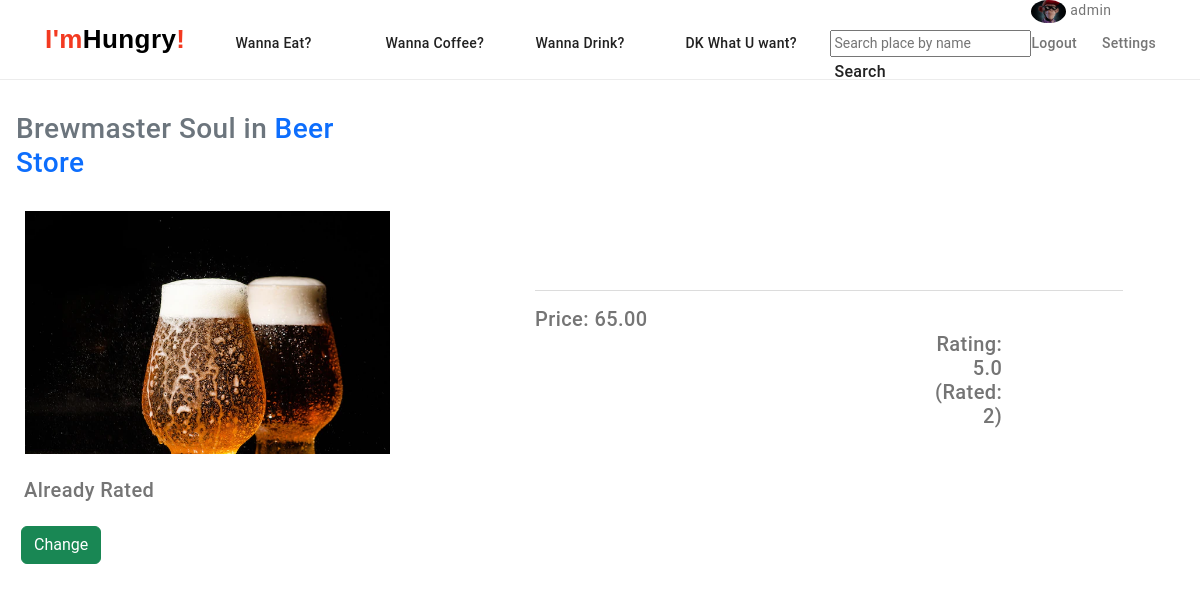
/hungry/good/7/ (signed in), run on the app's committed database.
### hungry/models.py (models this page shows, shortened)
class UserAddon(models.Model):
    user = models.OneToOneField(User, on_delete=models.CASCADE, related_name='addon')
    avatar = models.ImageField(upload_to='avatars/', null=True, blank=True)
    address = map_fields.AddressField(max_length=200, null=True, blank=True)

class Good(models.Model):
    cls = models.CharField(max_length=128)
    name = models.CharField(max_length=256)
    picture = models.ImageField(upload_to='pics/')
    place = models.ForeignKey(Place, on_delete=models.CASCADE, related_name='goods')
    price = models.FloatField()
    rating = models.FloatField(default=0, null=True, blank=True)
    description = models.FileField(upload_to='desc/', null=True, blank=True)
    rated_by = models.ManyToManyField(User, related_name='rated', blank=True)
    def __str__(self):
        return f'{self.place.name}: {self.cls} - {self.name}'
    def rating(self):
        ratings = self.ratings.all()
        if ratings:
            return sum(r.amount for r in ratings) / len(ratings)
        return 0.0

class Place(models.Model):
    name = models.CharField(max_length=128)
    address = map_fields.AddressField(max_length=200)
    geolocation = map_fields.GeoLocationField(max_length=100, null=True, blank=True)
    place_photo = models.ImageField(upload_to='placephoto/')
    manager = models.ForeignKey(User, on_delete=models.SET_NULL, related_name='managed', null=True, blank=True)
    category = models.ForeignKey(Category, on_delete=models.SET_NULL, related_name='places', null=True, blank=True)
    visitors = models.ManyToManyField(User, related_name='visited', blank=True)

class Rate(models.Model):
    amount = models.IntegerField(null=True, blank=True)
    good = models.ForeignKey(Good, on_delete=models.CASCADE, related_name='ratings')
    user = models.ForeignKey(User, on_delete=models.CASCADE, related_name='ratings', null=True, blank=True)

### hungry/views.py (the view)
# urls.py: path('good/<int:pk>/', views.GoodDetailView.as_view(), name='good-detail'),
class GoodDetailView(DetailView):
    model = Good

### hungry/cors.py (called while the page is built)
    def __call__(self, request):
        response = self.get_response(request)
        response['Access-Control-Allow-Origin'] = '*'
        response['Access-Control-Allow-Headers'] = '*'
        return response

### hungry/templates/hungry/good_detail.html (shortened to what this page needs)
{% extends 'hungry/base.html' %}
{% load static %}
    {% block content %}
    <section class="main-section">
        <div class="row justify-content-start my-3">
                <h3 class="text-secondary m-3 col-4">{{ object.name }} in <a class="link" href="{% url 'hungry:place-detail' object.place.id %}">{{ object.place.name }}</a></h3>
        </div>
        <div class="row">
            <div class="col-5" style="margin-left:25px;"><img src="{{ object.picture.url }}" class="w-75"></div>
            <div class="col-6">
             <br><br><br>
                <hr>
                <div class="col-9"><h5 class="text-start" style="display:inline-block;">Price: {{ object.price|floatformat:2 }}</h5><h5 class="text-end" style="display:inline-block; margin-left: 400px;">Rating: {{ object.rating|floatformat:1 }} (Rated: {{object.rated_by.all|length}})</h5></div>
                </div>
            </div>
{% if user.is_authenticated %}
{% if user in object.rated_by.all %}
<div class="row">
    <div class="col-5">
        <h5 class="m-4">Already Rated</h5>
        <form action="{% url 'hungry:rate-good' good.id %}" method="POST" class="form-check">
            <input type="submit" value="Change" class="btn btn-success">
        </form>
    </div>
</div>
            {% endif %}
            {% endif %}
    </section>
    {% endblock %}

### hungry/templates/hungry/base.html (shortened to what this page needs)
<!DOCTYPE html>
{% load static %}
<html lang="en">
  <head>
    <link
      href="https://cdn.jsdelivr.net/npm/bootstrap@5.2.2/dist/css/bootstrap.min.css"
      rel="stylesheet"
    />
    <link rel="stylesheet" href="{% static 'hungry/css/style.css' %}" />
  </head>
  <body>
    <header class="site-header">
      <div class="container header-container">
        <nav class="site-nav">
          <a href="{% url 'hungry:index' %}" lang="en" class="logo"
            ><span>I'm</span>Hungry<span>!</span></a
          >
          <ul class="list header-list">
            <li class="item">
              <a href="{% url 'hungry:category-detail' 2 %}" class="link"
                >Wanna Eat?</a
              >
            </li>
            <li class="item">
              <a href="{% url 'hungry:category-detail' 1 %}" class="link"
                >Wanna Coffee?</a
              >
            </li>
            <li class="item">
              <a href="{% url 'hungry:category-detail' 3 %}" class="link"
                >Wanna Drink?</a
              >
            </li>
            <li class="item">
              <form action="{% url 'hungry:goods-filter' %}" method="post">
                <input
                  type="submit"
                  class="link"
                  value="DK What U want?"
                /><input type="hidden" name="random" value="random" />
              </form>
            </li>
          </ul>
          <form
            action="{% url 'hungry:goods-filter' %}"
            method="post"
            class="search_form"
          >
            <input
              type="text"
              name="match"
              placeholder="Search place by name"
            />
            <input
              type="submit"
              class="link search-btn btn h-100 px-1"
              value="Search"
            />
          </form>
        </nav>
        {% if user.is_authenticated %}
        <ul class="list contact-list">
          <div class="container-user">
            {% if user.addon.avatar %}
            <img
              src="{{ user.addon.avatar.url }}"
              class="img-fluid rounded-circle"
              width="35"
            />
            {% endif %}
            <th>{{ user }}</th>
          </div>
          <li class="item">
            <a href="{% url 'hungry:logout-user' %}" class="link contact"
              >Logout</a
            >
          </li>
          <li class="item">
            <a href="{% url 'hungry:user-settings' %}" class="link contact"
              >Settings</a
            >
          </li>
        </ul>
        {% endif %}
      </div>
    </header>
    {% block content %}{% endblock %}
  </body>
</html>

### hungry/static/hungry/css/style.css (style rules this page uses)
:root { --primary-text-color: #757575; --secondary-text-color: #212121; --accent-color: #f33a21; --primary-white-color: #ffffff; --primary-black-color: #000000; --footer-background-color: #2f303a; --footer-address-color: rgba(255, 255, 255, 0.6); --filter-background-color: #f5f4fa; --secondary-background-color: #f5f4fa; --transition-time: 250ms; --cubic-default: cubic-bezier(0.4, 0, 0.2, 1); }
body { font-family: "Roboto", "Helvetica Neue", "Tahoma", sans-serif; color: var(--primary-text-color); background-color: var(--primary-white-color); font-size: 14px; letter-spacing: 0.03em; }
.link { border: none; background: none; }
.list { list-style: none; margin-bottom: 0; margin-top: 0; }
h1, h2, h3, h4, h5, h6, p, ul { margin-bottom: 0; margin-top: 0; padding: 0; }
a { text-decoration: none; }
.container { margin: 0 auto; width: 1200px; padding: 0 15px; }
.site-header { border-bottom: 1px solid #ececec; height: 80px; }
.search_form { padding-left: 25px; }
.header-container { justify-content: space-between; }
.item .link { padding-left: 0; }
.header-container, .site-nav, .header-list, .contact-list { display: flex; align-items: baseline; height: 100%; }
.contact-list { margin-left: auto; }
.header-list .item + .item { margin-left: 30px; }
.contact-list .item + .item { margin-left: 25px; }
.logo { display: inline-block; padding-top: 24px; padding-bottom: 25px; font-family: "Raleway", sans-serif; font-weight: 700; font-size: 26px; line-height: 1.2; text-decoration: none; }
.logo > span { color: var(--accent-color); }
.logo { color: var(--primary-black-color); }
.header-list { height: 100%; align-items: center; margin-left: 50px; }
.header-list .item { position: relative; min-width: 120px; }
.site-nav .link { position: relative; font-weight: 500; line-height: 1.1; letter-spacing: 0.02em; color: var(--secondary-text-color); transition: color var(--transition-time) var(--cubic-default); }
.container-user { position: absolute; top: 0; left: 2; }
.site-header { align-content: center; }
.link.contact { align-content: center; display: inline-flex; font-weight: 500; line-height: 1.1; letter-spacing: 0.02em; color: var(--primary-text-color); transition: color var(--transition-time) var(--cubic-default); }

### data on the page
Good: name "Brewmaster Soul", place.name "Beer Store", picture (picture), price "65.00", rating "5.0", rated_by.all|length "2"

### other printed values
{{ user }} "admin"
